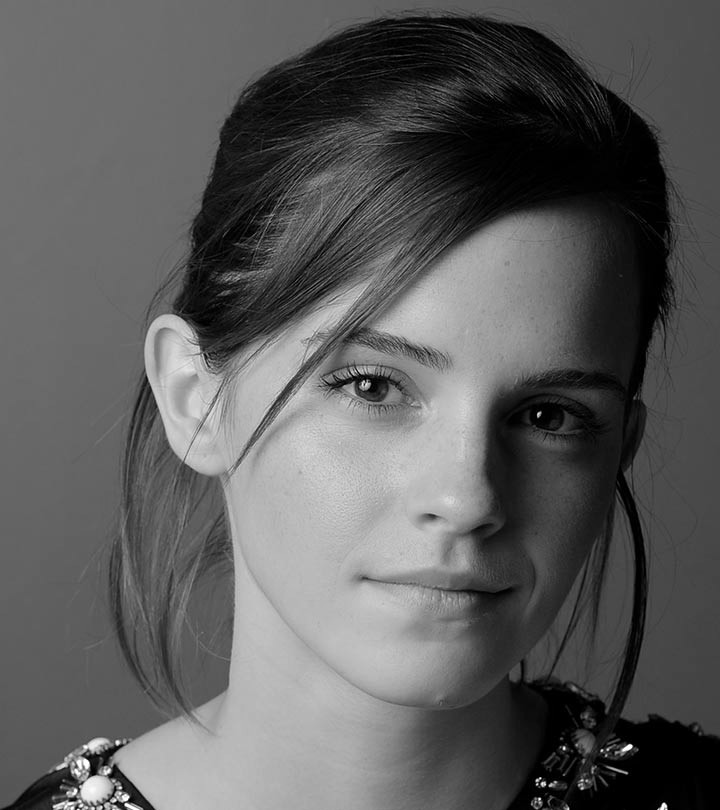
#> input picture Assignment 1/Images/emma_gray.jpg, 720 x 810 px
$ jupyter execute 190610E.ipynb
#> lines starting #> are read from the running program, lines starting #| are printed output that depends on the picture; after the words box and inside, x2 and y2 are one past the last pixel; in counts of white or black regions, pixels touching at a corner belong together
<h2><center>Assignment 1</center></h2>

Name: Sumanasekara W.K.G.G. <br>
Index: 190610E

[cell 1]
# importing required libraries
import numpy as np
import matplotlib.pyplot as plt
import cv2 as cv

[cell 2]
# Question 1
transform1 = np.concatenate((np.linspace(0, 50, 50), np.linspace(100, 255, 100), np.linspace(150, 255, 106)), axis=0).astype(np.uint8)

fig1 = cv.imread(r"Images/emma_gray.jpg", cv.IMREAD_GRAYSCALE)
#> fig1 is the input picture: shape (810, 720); min 0, max 255, mean 92.2
assert fig1 is not None
fig1_transformed = cv.LUT(fig1, transform1)
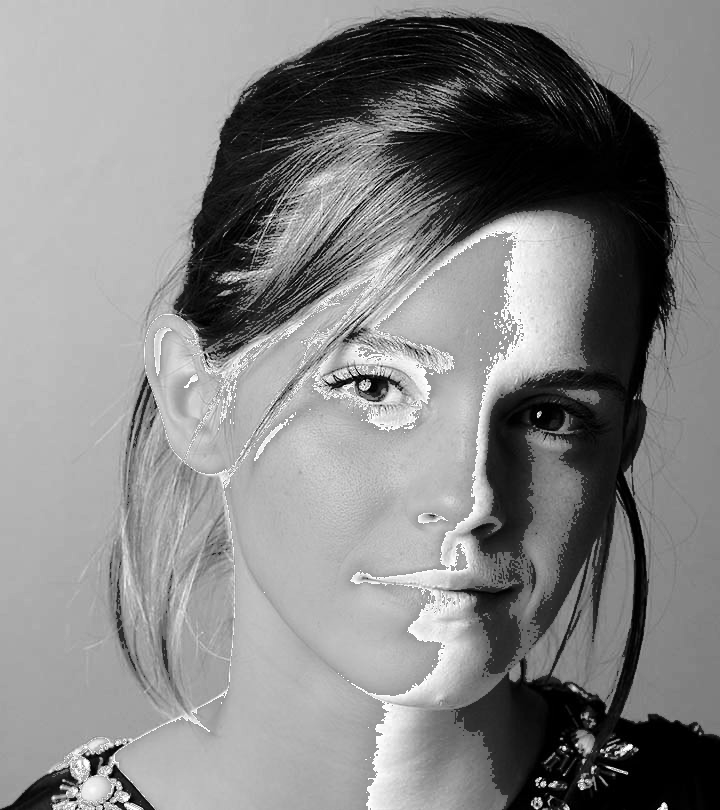
#> fig1_transformed: shape (810, 720); min 0, max 255, mean 133.4

fig, ax = plt.subplots(1, 2, figsize=(13, 6))
ax[0].plot(transform1)
ax[0].set_title("Intensity Transformation Function")
ax[1].imshow(fig1_transformed, cmap = "gray", vmin=0, vmax=255)
ax[1].get_xaxis().set_visible(False)
ax[1].get_yaxis().set_visible(False)
ax[1].set_title("Transformed Image")

plt.show()
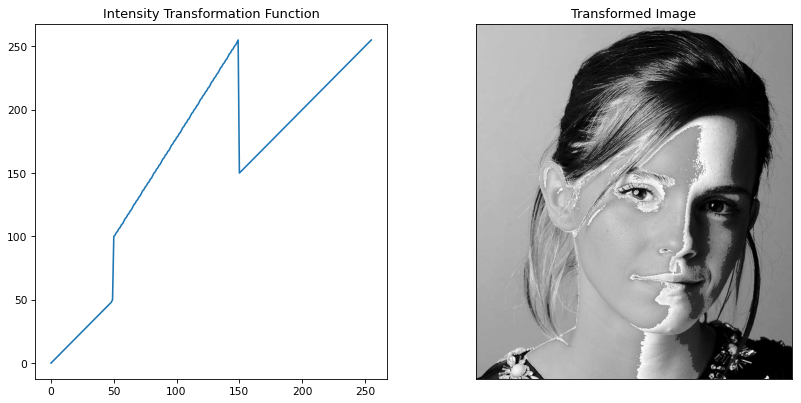
#> figure drawn by matplotlib, 2 panels; panel 1: curve peaks at x = 149, y = 255

[cell 3]
# Question 2-a
transform2 = np.concatenate((np.linspace(255, 255, 150), np.linspace(255, 0, 50), np.linspace(0, 0, 56)), axis=0).astype(np.uint8)
fig2 = cv.imread("Images/brain_proton_density_slice.png", cv.IMREAD_GRAYSCALE)
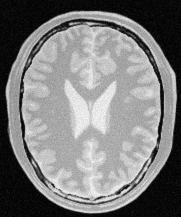
#> input picture Assignment 1/Images/brain_proton_density_slice.png, 181 x 217 px
#> fig2 is the input picture: shape (217, 181); min 0, max 251, mean 123.7

fig2_transformed_1 = cv.LUT(fig2, transform2)
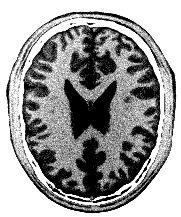
#> fig2_transformed_1: shape (217, 181); min 0, max 255, mean 156.9
fig, ax = plt.subplots(1, 2, figsize=(13, 6))
ax[0].plot(transform2)
ax[0].set_title("Intensity Transformation Function")
ax[1].imshow(fig2_transformed_1, cmap = "gray", vmin=0, vmax=255)
ax[1].get_xaxis().set_visible(False)
ax[1].get_yaxis().set_visible(False)
ax[1].set_title("Transformed Image")

plt.show()
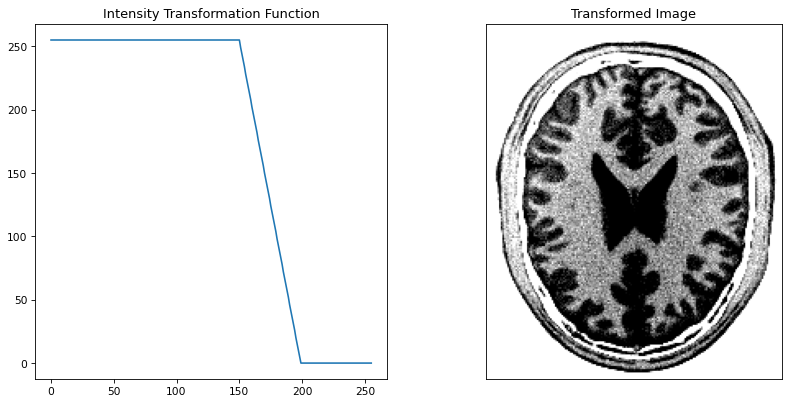
#> figure drawn by matplotlib, 2 panels; panel 1: curve peaks at x = 0, y = 255

[cell 4]
# Question 2-b
transform3 = np.concatenate((np.linspace(0, 0, 185), np.linspace(255, 255, 25), np.linspace(0, 0, 46)), axis=0).astype(np.uint8)

fig2_transformed_2 = cv.LUT(fig2, transform3)
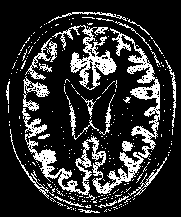
#> fig2_transformed_2: shape (217, 181); 19% white in thin lines or dots, all inside (x1, y1, x2, y2) = (6, 12, 176, 213)
fig, ax = plt.subplots(1, 2, figsize=(13, 6))
ax[0].plot(transform3)
ax[0].set_title("Intensity Transformation Function")
ax[1].imshow(fig2_transformed_2, cmap="gray", vmin=0, vmax=255)
ax[1].get_xaxis().set_visible(False)
ax[1].get_yaxis().set_visible(False)
ax[1].set_title("Transformed Image")

plt.show()
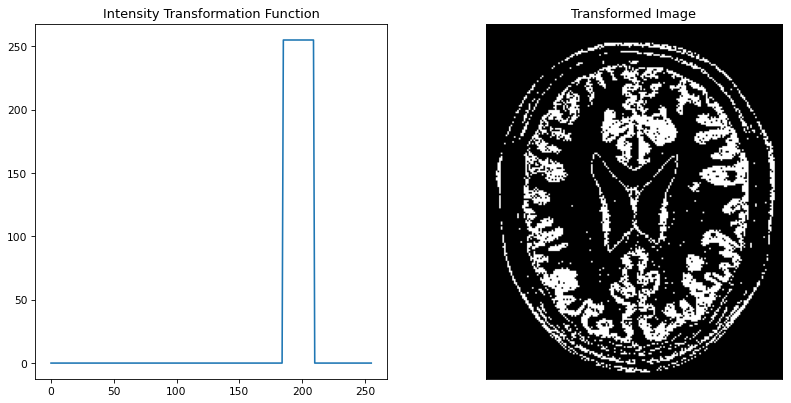
#> figure drawn by matplotlib, 2 panels; panel 1: curve peaks at x = 185, y = 255

[cell 5]
# Question 3-a
gamma = 1.5

fig3 = cv.imread(r"Images/highlights_and_shadows.jpg")
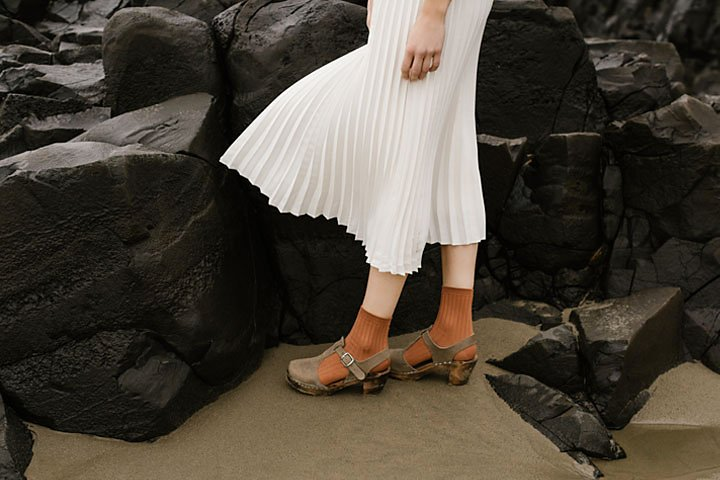
#> input picture Assignment 1/Images/highlights_and_shadows.jpg, 720 x 480 px
#> fig3 is the input picture: shape (480, 720, 3); mean B, G, R 58.1, 68.6, 75.7
fig3 = cv.cvtColor(fig3, cv.COLOR_BGR2Lab)
#> fig3: shape (480, 720, 3); mean of channels 0, 1, 2 71.3, 129.1, 135
original_hist = cv.calcHist([fig3], [0], None, [256], [0, 256])
#> original_hist = 256 values, max 13634 at index 12, min 0 at index 4, mean 1350
transform4 = np.array([((i/255)**gamma)*255 for i in range(256)]).astype(np.uint8)
fig3[:,:,0] = cv.LUT(fig3[:,:,0], transform4)
#> fig3: shape (480, 720, 3); mean of channels 0, 1, 2 49.9, 129.1, 135
transformed_hist = cv.calcHist([fig3], [0], None, [256], [0, 256])
#> transformed_hist = 256 values, max 34548 at index 1, min 0 at index 95, mean 1350
fig3 = cv.cvtColor(fig3, cv.COLOR_Lab2RGB)
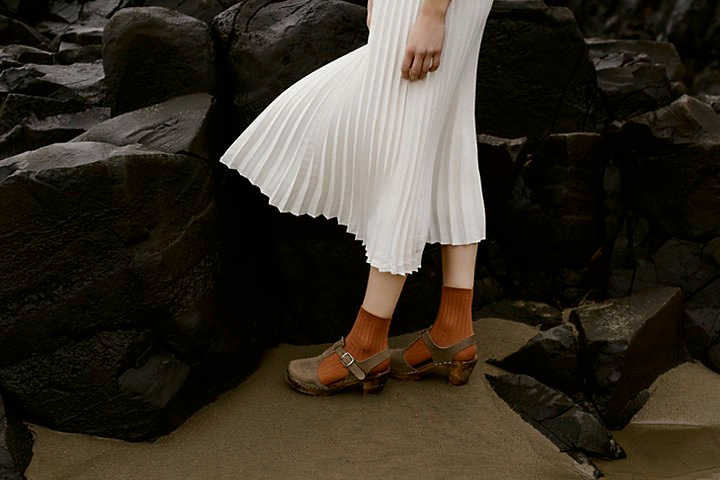
#> fig3: shape (480, 720, 3); mean R, G, B 54.9, 47.9, 37.7

fig, ax = plt.subplots()
ax.imshow(fig3)
ax.get_xaxis().set_visible(False)
ax.get_yaxis().set_visible(False)
ax.set_title("Gamma corrected image (gamma = "+str(gamma)+")")

fig, ax = plt.subplots(1, 2, figsize=(13, 6))
fig.suptitle('Histograms of L plane', fontsize=16)
ax[0].plot(original_hist)
ax[0].set_title("Original image")
ax[1].plot(transformed_hist)
ax[1].set_title("Gamma corrected image")
plt.show()
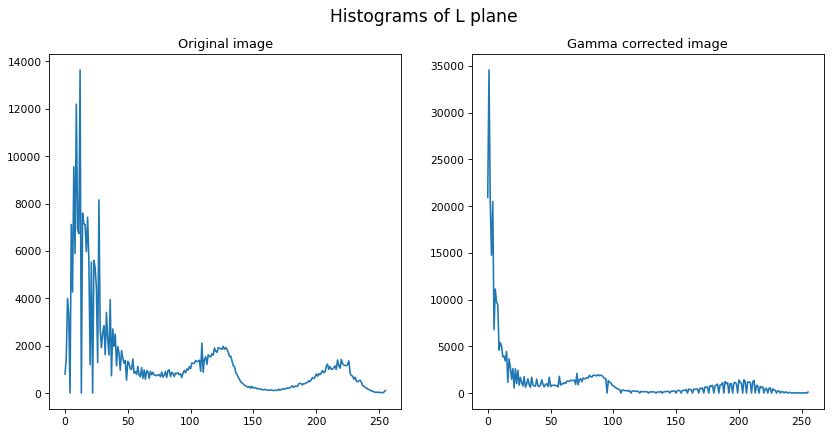
#> figure drawn by matplotlib, 2 panels; panel 1: curve peaks at x = 12, y = 13634; panel 2: curve peaks at x = 1, y = 34548
